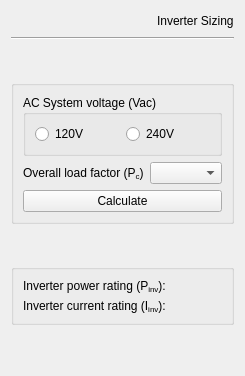
<?xml version="1.0" encoding="UTF-8"?>
<ui version="4.0">
 <class>FormInverterSizing</class>
 <widget class="QWidget" name="FormInverterSizing">
  <property name="geometry">
   <rect>
    <x>0</x>
    <y>0</y>
    <width>224</width>
    <height>376</height>
   </rect>
  </property>
  <property name="windowTitle">
   <string>Form</string>
  </property>
  <layout class="QVBoxLayout" name="verticalLayout_3">
   <item>
    <layout class="QHBoxLayout" name="horizontalLayout">
     <item>
      <spacer name="horizontalSpacer">
       <property name="orientation">
        <enum>Qt::Horizontal</enum>
       </property>
       <property name="sizeHint" stdset="0">
        <size>
         <width>40</width>
         <height>20</height>
        </size>
       </property>
      </spacer>
     </item>
     <item>
      <widget class="QLabel" name="label_7">
       <property name="text">
        <string>Inverter Sizing</string>
       </property>
      </widget>
     </item>
    </layout>
   </item>
   <item>
    <widget class="Line" name="line">
     <property name="orientation">
      <enum>Qt::Horizontal</enum>
     </property>
    </widget>
   </item>
   <item>
    <spacer name="verticalSpacer_3">
     <property name="orientation">
      <enum>Qt::Vertical</enum>
     </property>
     <property name="sizeHint" stdset="0">
      <size>
       <width>20</width>
       <height>10</height>
      </size>
     </property>
    </spacer>
   </item>
   <item>
    <widget class="QGroupBox" name="groupBox">
     <layout class="QVBoxLayout" name="verticalLayout">
      <item>
       <widget class="QGroupBox" name="groupBox">
        <property name="title">
         <string>AC System voltage (Vac)</string>
        </property>
        <layout class="QHBoxLayout" name="horizontalLayout_2">
         <item>
          <widget class="QRadioButton" name="ac120vRadioButton">
           <property name="text">
            <string>120V</string>
           </property>
          </widget>
         </item>
         <item>
          <widget class="QRadioButton" name="ac240vRadioButton">
           <property name="text">
            <string>240V</string>
           </property>
          </widget>
         </item>
        </layout>
       </widget>
      </item>
      <item>
       <layout class="QHBoxLayout" name="horizontalLayout_5">
        <item>
         <widget class="QLabel" name="label">
          <property name="text">
           <string>&lt;html&gt;&lt;head/&gt;&lt;body&gt;&lt;p&gt;Overall load factor (P&lt;span style=&quot; vertical-align:sub;&quot;&gt;c&lt;/span&gt;)&lt;/p&gt;&lt;/body&gt;&lt;/html&gt;</string>
          </property>
         </widget>
        </item>
        <item>
         <widget class="QComboBox" name="overallComboBox"/>
        </item>
       </layout>
      </item>
      <item>
       <widget class="QPushButton" name="calculatePushButton">
        <property name="text">
         <string>Calculate</string>
        </property>
       </widget>
      </item>
     </layout>
    </widget>
   </item>
   <item>
    <spacer name="verticalSpacer">
     <property name="orientation">
      <enum>Qt::Vertical</enum>
     </property>
     <property name="sizeHint" stdset="0">
      <size>
       <width>20</width>
       <height>10</height>
      </size>
     </property>
    </spacer>
   </item>
   <item>
    <widget class="QGroupBox" name="groupBox_3">
     <property name="title">
      <string/>
     </property>
     <layout class="QVBoxLayout" name="verticalLayout_2">
      <item>
       <layout class="QFormLayout" name="formLayout">
        <item row="0" column="0">
         <widget class="QLabel" name="label_2">
          <property name="text">
           <string>&lt;html&gt;&lt;head/&gt;&lt;body&gt;&lt;p&gt;Inverter power rating (P&lt;span style=&quot; vertical-align:sub;&quot;&gt;inv&lt;/span&gt;):&lt;/p&gt;&lt;/body&gt;&lt;/html&gt;</string>
          </property>
         </widget>
        </item>
        <item row="0" column="1">
         <widget class="QLabel" name="inverterPowerLabel">
          <property name="text">
           <string/>
          </property>
         </widget>
        </item>
        <item row="1" column="0">
         <widget class="QLabel" name="label_5">
          <property name="text">
           <string>&lt;html&gt;&lt;head/&gt;&lt;body&gt;&lt;p&gt;Inverter current rating (I&lt;span style=&quot; vertical-align:sub;&quot;&gt;inv&lt;/span&gt;):&lt;/p&gt;&lt;/body&gt;&lt;/html&gt;</string>
          </property>
         </widget>
        </item>
        <item row="1" column="1">
         <widget class="QLabel" name="inverterCurrentLabel">
          <property name="text">
           <string/>
          </property>
         </widget>
        </item>
       </layout>
      </item>
     </layout>
    </widget>
   </item>
   <item>
    <spacer name="verticalSpacer_2">
     <property name="orientation">
      <enum>Qt::Vertical</enum>
     </property>
     <property name="sizeHint" stdset="0">
      <size>
       <width>20</width>
       <height>40</height>
      </size>
     </property>
    </spacer>
   </item>
  </layout>
 </widget>
 <resources/>
 <connections/>
</ui>
